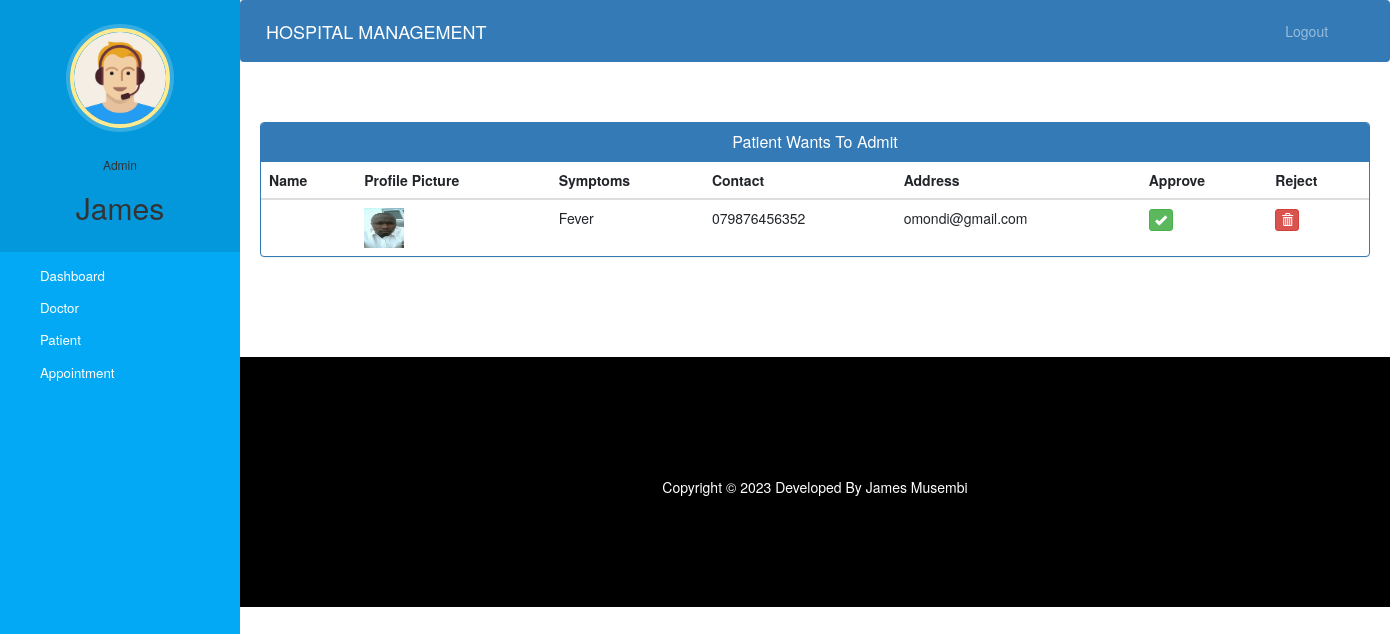
/admin-approve-patient (signed in), run on the app's committed database.
### hospital/models.py (models this page shows, shortened)
class Patient(models.Model):
    user=models.OneToOneField(User,on_delete=models.CASCADE)
    profile_pic= models.ImageField(upload_to='profile_pic/PatientProfilePic/',null=True,blank=True)
    address = models.CharField(max_length=40)
    mobile = models.CharField(max_length=20,null=False)
    symptoms = models.CharField(max_length=100,null=False)
    assignedDoctorId = models.PositiveIntegerField(null=True)
    admitDate=models.DateField(auto_now=True)
    status=models.BooleanField(default=False)
    @property
    def get_name(self):
        return self.user.first_name+" "+self.user.last_name

### hospital/views.py (the view)
# urls.py: path('admin-approve-patient', views.admin_approve_patient_view,name='admin-approve-patient'),
@login_required(login_url='adminlogin')
@user_passes_test(is_admin)
def admin_approve_patient_view(request):
    patients=models.Patient.objects.all().filter(status=False)
    return render(request,'hospital/admin_approve_patient.html',{'patients':patients})

### hospital/views.py (called while the page is built)
def is_admin(user):
    return user.groups.filter(name='ADMIN').exists()

### templates/hospital/admin_approve_patient.html (shortened to what this page needs)
{% extends 'hospital/admin_base.html' %}
{% block content %}
{%load static%}
<head>
  <link href="//netdna.bootstrapcdn.com/bootstrap/3.0.0/css/bootstrap.min.css" rel="stylesheet" id="bootstrap-css">
</head>
<div class="container">
  <div class="panel panel-primary">
    <div class="panel-heading">
      <h6 class="panel-title">Patient Wants To Admit</h6>
    </div>
    <table class="table table-hover" id="dev-table">
      <thead>
        <tr>
          <th>Name</th>
          <th>Profile Picture</th>
          <th>Symptoms</th>
          <th>Contact</th>
          <th>Address</th>
          <th>Approve</th>
          <th>Reject</th>
        </tr>
      </thead>
      {% for p in patients %}
      <tr>
        <td> {{p.get_name}}</td>
        <td> <img src="{% static p.profile_pic.url %}" alt="Profile Pic" height="40px" width="40px" /></td>
        <td>{{p.symptoms}}</td>
        <td>{{p.mobile}}</td>
        <td>{{p.address}}</td>
        <td><a class="btn btn-success btn-xs" href="{% url 'approve-patient' p.id  %}"><span class="glyphicon glyphicon-ok"></span></a></td>
        <td><a class="btn btn-danger btn-xs" href="{% url 'reject-patient' p.id  %}"><span class="glyphicon glyphicon-trash"></span></a></td>
      </tr>
      {% endfor %}
    </table>
  </div>
</div>
{% endblock content %}

### templates/hospital/admin_base.html (shortened to what this page needs)
<!DOCTYPE html>
{% load static %}
<html lang="en">
<head>
  <link rel="stylesheet" href="https://stackpath.bootstrapcdn.com/bootstrap/4.3.1/css/bootstrap.min.css">
  <link rel="stylesheet" href="https://maxcdn.bootstrapcdn.com/font-awesome/4.7.0/css/font-awesome.min.css">
  <link rel="stylesheet" href="{% static '/style.css' %}">
</head>
<body>
  <nav class="menu" tabindex="0">
    <header class="avatar">
      <img src="{% static "images/adminpropic.png" %}" />
      <br><br>
      <h6>Admin</h6>
      <h2>{{request.user.first_name}}</h2>
    </header>
    <ul>
      <li tabindex="0" class="icon-dashboard"> <a style="color:white; text-decoration:none;" href="/admin-dashboard"><span>Dashboard</span></a> </li>
      <li tabindex="0" class="icon-customers"> <a style="color:white; text-decoration:none;" href="/admin-doctor"><span>Doctor</span></a></li>
      <li tabindex="0" class="icon-users"> <a style="color:white; text-decoration:none;" href="/admin-patient"><span>Patient</span></a></li>
      <li tabindex="0" class="icon-calendar"> <a style="color:white; text-decoration:none;" href="/admin-appointment"><span>Appointment</span></a></li>
    </ul>
  </nav>
  <main>
    <div class="bs-example">
      <nav class="navbar navbar-expand-md  navbar-dark fixed-top" style="background:#337AB7;">
        <a href="/admin-dashboard" class="navbar-brand">HOSPITAL MANAGEMENT</a>
        <div class="collapse navbar-collapse justify-content-between" id="navbarCollapse">
          <div class="navbar-nav" style=" margin-left: 90%;">
            <a href="/logout" class="nav-item nav-link">Logout</a>
          </div>
        </div>
      </nav>
    </div>
    <br><br>
    {% block content %}
    {% endblock content %}
    <br><br><br><br>
    <footer>
      <br>
      <div class="container">
        <div class="row">
          <div class="col-md-12 col-sm-12">
            <div style="color:#ffffff;" class="wow fadeInUp footer-copyright">
              <p>
                Copyright &copy; 2023 Developed By James Musembi </p>
            </div>
          </div>
        </div>
      </div>
    </footer>
  </main>
</body>
</html>

### static/style.css (style rules this page uses)
body { padding-left: 240px; }
main { position: relative; height: 100vh; }
.menu { background: #5bc995; height: 100vh; width: 240px; position: fixed; top: 0px; left: 0; z-index: 5; outline: none; }
.menu .avatar { background: rgba(0, 0, 0, 0.1); padding: 2em 0.5em; text-align: center; }
.menu .avatar img { width: 100px; border-radius: 50%; overflow: hidden; border: 4px solid #ffea92; box-shadow: 0 0 0 4px rgba(255, 255, 255, 0.2); }
.menu .avatar h2 { font-weight: normal; margin-bottom: 0; }
.menu ul { list-style: none; padding: 0.5em 0; margin: 0; }
.menu ul li { padding: 0.5em 1em 0.5em 3em; font-size: 0.95em; font-weight: regular; background-repeat: no-repeat; background-position: left 15px center; background-size: auto 20px; transition: all 0.15s linear; cursor: pointer; }
.menu ul li.icon-dashboard { background-image: url("http://www.entypo.com/images//gauge.svg"); }
.menu ul li.icon-customers { background-image: url("http://www.entypo.com/images//briefcase.svg"); }
.menu ul li.icon-users { background-image: url("http://www.entypo.com/images//users.svg"); }
.menu ul li.icon-calendar { background-image: url("http://www.entypo.com/images//calendar.svg"); }

### templates/hospital/admin_base.html (style rules this page uses)
a:link { text-decoration: none; }
a { color: white; }
footer { padding: 0px 0px 0px 0px; background-color: black; margin: 0px; }
p { text-align: center; }
body { padding-left: 240px; }
main { position: relative; height: 100vh; }
.menu { background: #03a9f4; height: 100vh; width: 240px; position: fixed; top: 0px; left: 0; z-index: 5; outline: none; }
.menu .avatar { background: rgba(0, 0, 0, 0.1); padding: 2em 0.5em; text-align: center; }
.menu .avatar img { width: 100px; border-radius: 50%; overflow: hidden; border: 4px solid #ffea92; box-shadow: 0 0 0 4px rgba(255, 255, 255, 0.2); }
.menu .avatar h2 { font-weight: normal; margin-bottom: 0; }
.menu ul { list-style: none; padding: 0.5em 0; margin: 0; }
.menu ul li { padding: 0.5em 1em 0.5em 3em; font-size: 0.95em; font-weight: regular; background-repeat: no-repeat; background-position: left 15px center; background-size: auto 20px; transition: all 0.15s linear; cursor: pointer; }
.menu ul li.icon-dashboard { background-image: url("http://www.entypo.com/images//gauge.svg"); }
.menu ul li.icon-customers { background-image: url("http://www.entypo.com/images//briefcase.svg"); }
.menu ul li.icon-users { background-image: url("http://www.entypo.com/images//users.svg"); }
.menu ul li.icon-calendar { background-image: url("http://www.entypo.com/images//calendar.svg"); }

### templates/hospital/admin_approve_patient.html (style rules this page uses)
a:link { text-decoration: none; }
h6 { text-align: center; }
.row { margin: 100px; }

### data on the page
Patient: profile_pic (picture), symptoms "Fever", mobile "079876456352", address "omondi@gmail.com"

### other printed values
{{ request.user.first_name }} "James"
